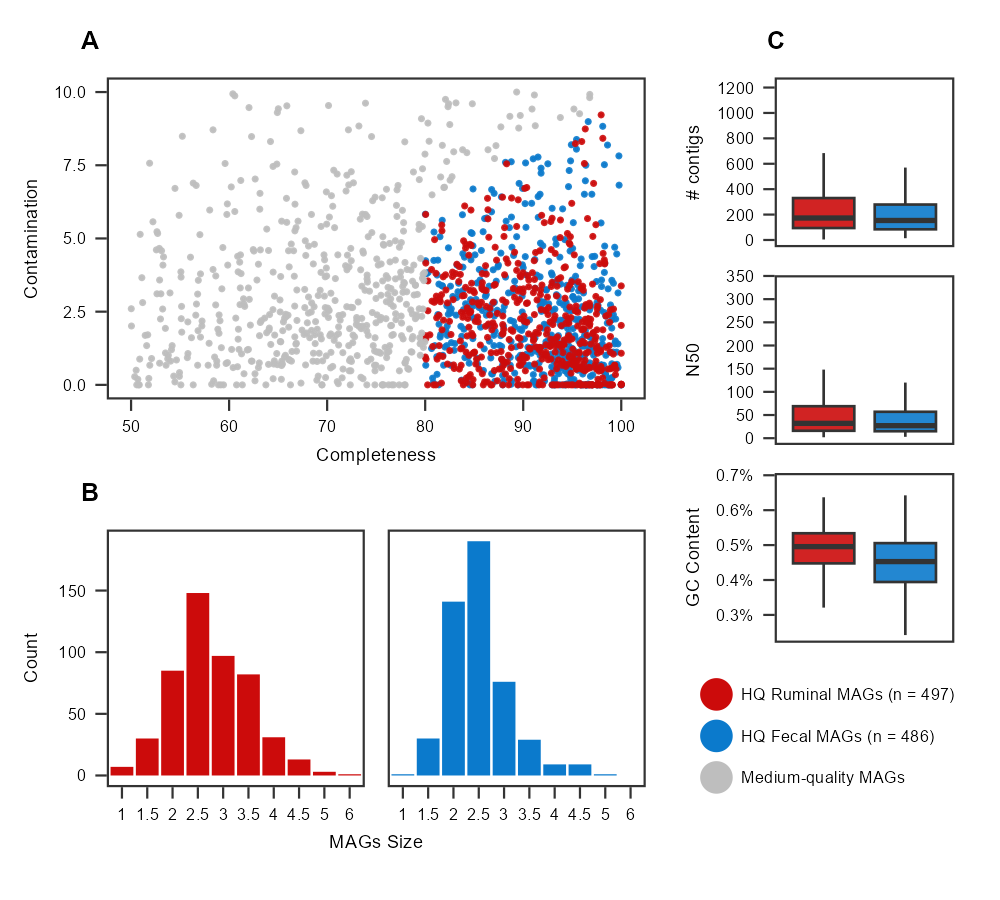

The R source for this figure:
library("reshape2") 
library("ggplot2")
library("tidyverse")
library("scales")
library("ggpubr")
library(tidyverse)
library(pheatmap)
library(viridis)
library(patchwork)
library(cowplot)

setwd("D:/Github/")

#### THEME SET ####
theme_set(theme_bw()+ theme(
  axis.text = element_text(size= 6, color = "black"),
  axis.title = element_text(size = 6.5, color = "black"),
  axis.ticks = element_line(linewidth=0.25),
  legend.text = element_text(size = 6, color = "black"),
  legend.title = element_text(size = 6.2, color = "black"),
  strip.background = element_blank(),
  strip.text = element_text(size = 5,colour="black"),
  plot.title = element_text(size = 6,colour="black",hjust = -0.05,face="bold"),
  panel.grid.major = element_blank(),
  panel.grid.minor = element_blank()))

#### MAGs QUALITY ####
quality_summary <-  read.csv("Nelore_MAGs/Data/supplementary_table_s2.tsv", header=TRUE, sep="\t")

quality_summary$SampleType_Quality <- paste(quality_summary$SampleType,quality_summary$Quality_assessment, sep="_")

quality_summary$SampleType_Quality[quality_summary$SampleType_Quality == "Rumen_High-quality"] <- "HQ Ruminal MAGs (n = 497)"
quality_summary$SampleType_Quality[quality_summary$SampleType_Quality == "Feces_High-quality"] <- "HQ Fecal MAGs (n = 486)"

quality_summary$SampleType_Quality[quality_summary$SampleType_Quality == "Feces_Medium-quality"] <- "Medium-quality MAGs"
quality_summary$SampleType_Quality[quality_summary$SampleType_Quality == "Rumen_Medium-quality"] <- "Medium-quality MAGs"

quality_summary$SampleType_Quality <- factor(quality_summary$SampleType_Quality, levels=c("HQ Ruminal MAGs (n = 497)",
                                                                                          "HQ Fecal MAGs (n = 486)",
                                                                                          "Medium-quality MAGs"))


points <- ggplot(quality_summary, aes(x=Completeness, y=Contamination,
                                      colour=SampleType_Quality ))+ 
  geom_point(size=.15,alpha = 0.9)+
  theme(plot.margin = unit(c(0,4,2,0), "pt"),
        legend.title = element_blank(),
        legend.margin=margin(c(0, 0, 0, 0)), 
        legend.key.width = unit(11, 'pt'),
        legend.key.height = unit(9, 'pt'))+
  scale_colour_manual(values=c("#CC0B0B","#0B7ACC","grey"))+
  guides(colour=guide_legend(override.aes=list(size=2.5, alpha =1)))+ 
  ggtitle('(a)')

points

leg_points <- get_legend(points)

leg_points <- as_ggplot(leg_points)

hq <- quality_summary[quality_summary$Quality_assessment == c("High-quality"),]
hq$SampleType <- factor(hq$SampleType, levels=c("Rumen","Feces"))

histo_size <- ggplot(hq, aes(x=Total_length, fill=SampleType)) + 
  geom_histogram(bins = 15, color= "white")+
  scale_fill_manual(values=c("#CC0B0B","#0B7ACC"))+
  facet_wrap(SampleType~.)+
  scale_x_continuous(labels = label_number(scale = 1/1000000),
                     breaks = breaks_width(1000000))+
  scale_y_continuous(limits=c(0, 150))+
  xlab("MAGs Size (Mbp)")+
  ylab("Count")+
  theme(legend.position = "none")+ 
  ggtitle('(b)')

histo_size

contigsplot <- ggplot(hq, aes(x=SampleType, y=n_contigs, fill=SampleType)) +
  geom_boxplot(lwd=.3, alpha = 0.9) +
  scale_fill_manual(values=c("#CC0B0B","#0B7ACC")) +
  theme(legend.position = "none",
        axis.title.x = element_blank(),
        axis.text.x = element_blank(),
        axis.ticks.x = element_blank(),
        plot.margin = unit(c(2,0,2,4), "pt"))+
  scale_y_continuous(breaks = breaks_width(250))+
  ylab("# contigs")+ 
  ggtitle('(c)')

contigsplot

summary(hq$n_contigs)
nrow(hq[hq$n_contigs < 200,])

n50 <- ggplot(hq, aes(x=SampleType, y=N50, fill=SampleType)) +
  geom_boxplot(lwd=.3, alpha = 0.9) +
  scale_fill_manual(values=c("#CC0B0B","#0B7ACC")) +
  theme(legend.position = "none",
        axis.title.x = element_blank(),
        axis.text.x = element_blank(),
        axis.ticks.x = element_blank(),
        plot.margin = unit(c(2,0,2,4), "pt"))+
  scale_y_continuous(labels = label_number(scale = 1/1000, suffix = "kb"),
                     breaks = breaks_width(70000))+
  ylab("N50")

n50

gcplot <- ggplot(hq, aes(x=SampleType, y=Average_GC, fill=SampleType)) +
  geom_boxplot(lwd=.3, alpha = 0.9) +
  scale_fill_manual(values=c("#CC0B0B","#0B7ACC")) +
  theme(legend.position = "none",
        axis.title.x = element_blank(),
        axis.text.x = element_blank(),
        axis.ticks.x = element_blank(),
        plot.margin = unit(c(2,0,2,4), "pt"))+
  scale_y_continuous(breaks = pretty_breaks(4))+
  ylab("GC Content")

gcplot

points <- points + theme(legend.position = "none")

stats <- (points / histo_size / plot_layout(heights = c(1, 0.8))) |
  (contigsplot / n50 / gcplot /plot_spacer() / plot_layout(heights = c(1, 1, 1, 0.2))) |
  plot_layout(widths = c(2.7,1))

stats

stats_leg <- ggdraw() +
    draw_plot(stats, x = 0, y = 0, width = 1, height = 1) +
    draw_plot(leg_points, x = .62, y = .02, width = .45, height = .15)+
    theme(panel.background = element_rect(fill = "white",colour = "white"))  

stats_leg

ggsave("Nelore_MAGs/Figures/Figure2/SciData_fig2.png", 
       stats_leg, width = 1500, height = 1300, dpi = 300, units = "px")
